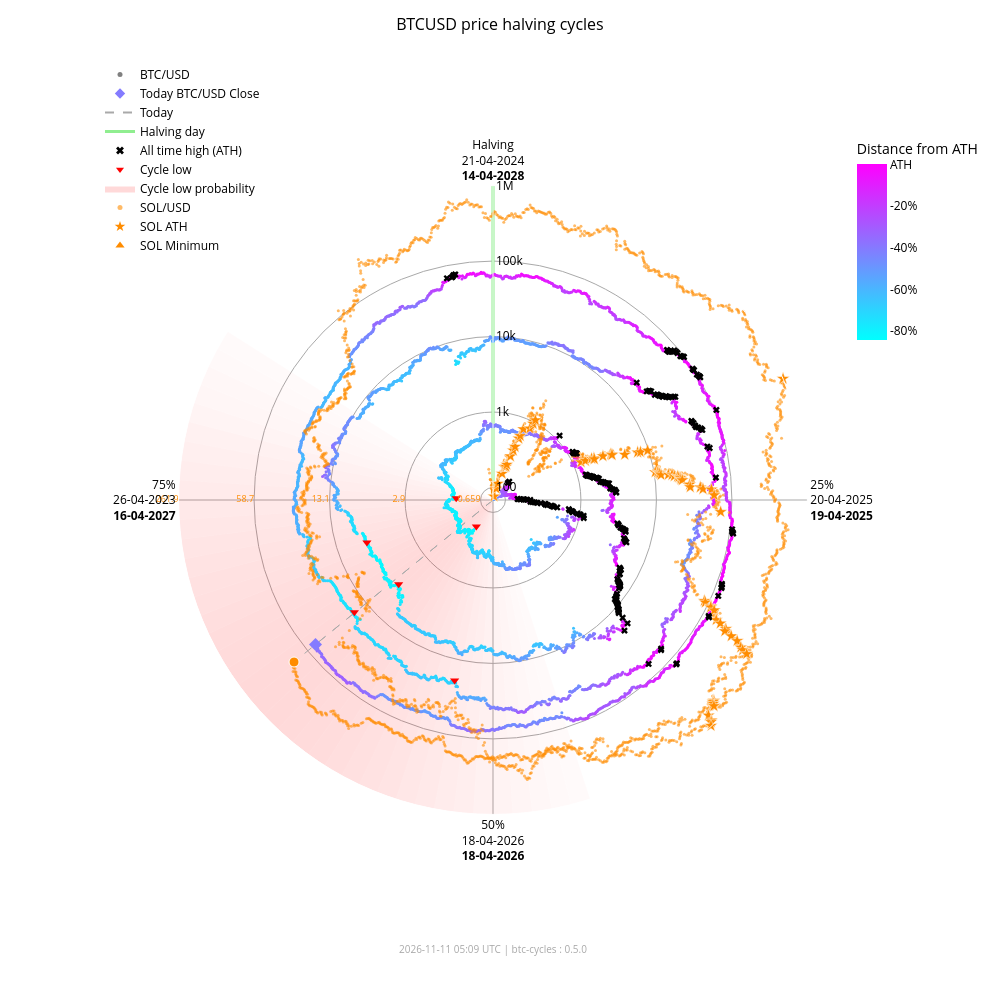

Write notebook code for a chart like this one.
### Markdown cell above
### Interactive chart with overlay

### Code cell
fig_overlay_interactive = btc.plot(
    kind="interactive",
    from_date="2012-11-28",
    overlay=sol,
)
fig_overlay_interactive.show(config={"scrollZoom": True, "displayModeBar": True})

### Figure 1 — Plotly figure (JSON) as saved in the notebook; plotly's stock layout.template omitted (floating-point values rounded to 4 significant figures; data arrays with more than 128 entries replaced by an {"elided": "..."} marker saying what was removed)
{"data": [{"fill": "toself", "fillcolor": "rgba(255,0,0,0.018306980149439524)", "hoverinfo": "skip", "line": {"width": 0}, "mode": "lines", "r": [68.43, 1000000, 1000000, 68.43, 68.43], "showlegend": false, "theta": [162.0, 162.0, 165.6, 165.6, 162.0], "type": "scatterpolar"}, {"fill": "toself", "fillcolor": "rgba(255,0,0,0.02405911634527998)", "hoverinfo": "skip", "line": {"width": 0}, "mode": "lines", "r": [68.43, 1000000, 1000000, 68.43, 68.43], "showlegend": false, "theta": [165.6, 165.6, 169.2, 169.2, 165.6], "type": "scatterpolar"}, {"fill": "toself", "fillcolor": "rgba(255,0,0,0.030803449372254352)", "hoverinfo": "skip", "line": {"width": 0}, "mode": "lines", "r": [68.43, 1000000, 1000000, 68.43, 68.43], "showlegend": false, "theta": [169.2, 169.2, 172.8, 172.8, 169.2], "type": "scatterpolar"}, {"fill": "toself", "fillcolor": "rgba(255,0,0,0.03847233586005252)", "hoverinfo": "skip", "line": {"width": 0}, "mode": "lines", "r": [68.43, 1000000, 1000000, 68.43, 68.43], "showlegend": false, "theta": [172.8, 172.8, 176.4, 176.4, 172.8], "type": "scatterpolar"}, {"fill": "toself", "fillcolor": "rgba(255,0,0,0.04694405159551339)", "hoverinfo": "skip", "line": {"width": 0}, "mode": "lines", "r": [68.43, 1000000, 1000000, 68.43, 68.43], "showlegend": false, "theta": [176.4, 176.4, 180.0, 180.0, 176.4], "type": "scatterpolar"}, {"fill": "toself", "fillcolor": "rgba(255,0,0,0.05605603979818329)", "hoverinfo": "skip", "line": {"width": 0}, "mode": "lines", "r": [68.43, 1000000, 1000000, 68.43, 68.43], "showlegend": false, "theta": [180.0, 180.0, 183.6, 183.6, 180.0], "type": "scatterpolar"}, {"fill": "toself", "fillcolor": "rgba(255,0,0,0.06562330627802694)", "hoverinfo": "skip", "line": {"width": 0}, "mode": "lines", "r": [68.43, 1000000, 1000000, 68.43, 68.43], "showlegend": false, "theta": [183.6, 183.6, 187.2, 187.2, 183.6], "type": "scatterpolar"}, {"fill": "toself", "fillcolor": "rgba(255,0,0,0.07545707932574237)", "hoverinfo": "skip", "line": {"width": 0}, "mode": "lines", "r": [68.43, 1000000, 1000000, 68.43, 68.43], "showlegend": false, "theta": [187.2, 187.2, 190.8, 190.8, 187.2], "type": "scatterpolar"}, {"fill": "toself", "fillcolor": "rgba(255,0,0,0.08537841060169407)", "hoverinfo": "skip", "line": {"width": 0}, "mode": "lines", "r": [68.43, 1000000, 1000000, 68.43, 68.43], "showlegend": false, "theta": [190.8, 190.8, 194.4, 194.4, 190.8], "type": "scatterpolar"}, {"fill": "toself", "fillcolor": "rgba(255,0,0,0.09522272137134848)", "hoverinfo": "skip", "line": {"width": 0}, "mode": "lines", "r": [68.43, 1000000, 1000000, 68.43, 68.43], "showlegend": false, "theta": [194.4, 194.4, 198.0, 198.0, 194.4], "type": "scatterpolar"}, {"fill": "toself", "fillcolor": "rgba(255,0,0,0.10483418800389058)", "hoverinfo": "skip", "line": {"width": 0}, "mode": "lines", "r": [68.43, 1000000, 1000000, 68.43, 68.43], "showlegend": false, "theta": [198.0, 198.0, 201.6, 201.6, 198.0], "type": "scatterpolar"}, {"fill": "toself", "fillcolor": "rgba(255,0,0,0.11405248627197925)", "hoverinfo": "skip", "line": {"width": 0}, "mode": "lines", "r": [68.43, 1000000, 1000000, 68.43, 68.43], "showlegend": false, "theta": [201.6, 201.6, 205.2, 205.2, 201.6], "type": "scatterpolar"}, {"fill": "toself", "fillcolor": "rgba(255,0,0,0.12269756305009562)", "hoverinfo": "skip", "line": {"width": 0}, "mode": "lines", "r": [68.43, 1000000, 1000000, 68.43, 68.43], "showlegend": false, "theta": [205.2, 205.2, 208.8, 208.8, 205.2], "type": "scatterpolar"}, {"fill": "toself", "fillcolor": "rgba(255,0,0,0.13055959037792858)", "hoverinfo": "skip", "line": {"width": 0}, "mode": "lines", "r": [68.43, 1000000, 1000000, 68.43, 68.43], "showlegend": false, "theta": [208.8, 208.8, 212.4, 212.4, 208.8], "type": "scatterpolar"}, {"fill": "toself", "fillcolor": "rgba(255,0,0,0.13740037014073872)", "hoverinfo": "skip", "line": {"width": 0}, "mode": "lines", "r": [68.43, 1000000, 1000000, 68.43, 68.43], "showlegend": false, "theta": [212.4, 212.4, 216.0, 216.0, 212.4], "type": "scatterpolar"}, {"fill": "toself", "fillcolor": "rgba(255,0,0,0.14296927208088228)", "hoverinfo": "skip", "line": {"width": 0}, "mode": "lines", "r": [68.43, 1000000, 1000000, 68.43, 68.43], "showlegend": false, "theta": [216.0, 216.0, 219.6, 219.6, 216.0], "type": "scatterpolar"}, {"fill": "toself", "fillcolor": "rgba(255,0,0,0.14703219887325494)", "hoverinfo": "skip", "line": {"width": 0}, "mode": "lines", "r": [68.43, 1000000, 1000000, 68.43, 68.43], "showlegend": false, "theta": [219.6, 219.6, 223.2, 223.2, 219.6], "type": "scatterpolar"}, {"fill": "toself", "fillcolor": "rgba(255,0,0,0.14940752827264187)", "hoverinfo": "skip", "line": {"width": 0}, "mode": "lines", "r": [68.43, 1000000, 1000000, 68.43, 68.43], "showlegend": false, "theta": [223.2, 223.2, 226.8, 226.8, 223.2], "type": "scatterpolar"}, {"fill": "toself", "fillcolor": "rgba(255,0,0,0.15)", "hoverinfo": "skip", "line": {"width": 0}, "mode": "lines", "r": [68.43, 1000000, 1000000, 68.43, 68.43], "showlegend": false, "theta": [226.8, 226.8, 230.4, 230.4, 226.8], "type": "scatterpolar"}, {"fill": "toself", "fillcolor": "rgba(255,0,0,0.14882314851976614)", "hoverinfo": "skip", "line": {"width": 0}, "mode": "lines", "r": [68.43, 1000000, 1000000, 68.43, 68.43], "showlegend": false, "theta": [230.4, 230.4, 234.0, 234.0, 230.4], "type": "scatterpolar"}, {"fill": "toself", "fillcolor": "rgba(255,0,0,0.14600334989350275)", "hoverinfo": "skip", "line": {"width": 0}, "mode": "lines", "r": [68.43, 1000000, 1000000, 68.43, 68.43], "showlegend": false, "theta": [234.0, 234.0, 237.6, 237.6, 234.0], "type": "scatterpolar"}, {"fill": "toself", "fillcolor": "rgba(255,0,0,0.14176315293000513)", "hoverinfo": "skip", "line": {"width": 0}, "mode": "lines", "r": [68.43, 1000000, 1000000, 68.43, 68.43], "showlegend": false, "theta": [237.6, 237.6, 241.2, 241.2, 237.6], "type": "scatterpolar"}, {"fill": "toself", "fillcolor": "rgba(255,0,0,0.1363869302869166)", "hoverinfo": "skip", "line": {"width": 0}, "mode": "lines", "r": [68.43, 1000000, 1000000, 68.43, 68.43], "showlegend": false, "theta": [241.2, 241.2, 244.8, 244.8, 241.2], "type": "scatterpolar"}, {"fill": "toself", "fillcolor": "rgba(255,0,0,0.13017643696734477)", "hoverinfo": "skip", "line": {"width": 0}, "mode": "lines", "r": [68.43, 1000000, 1000000, 68.43, 68.43], "showlegend": false, "theta": [244.8, 244.8, 248.4, 248.4, 244.8], "type": "scatterpolar"}, {"fill": "toself", "fillcolor": "rgba(255,0,0,0.1234063302665758)", "hoverinfo": "skip", "line": {"width": 0}, "mode": "lines", "r": [68.43, 1000000, 1000000, 68.43, 68.43], "showlegend": false, "theta": [248.4, 248.4, 252.0, 252.0, 248.4], "type": "scatterpolar"}, {"fill": "toself", "fillcolor": "rgba(255,0,0,0.11628949020714345)", "hoverinfo": "skip", "line": {"width": 0}, "mode": "lines", "r": [68.43, 1000000, 1000000, 68.43, 68.43], "showlegend": false, "theta": [252.0, 252.0, 255.6, 255.6, 252.0], "type": "scatterpolar"}, {"fill": "toself", "fillcolor": "rgba(255,0,0,0.108959277972535)", "hoverinfo": "skip", "line": {"width": 0}, "mode": "lines", "r": [68.43, 1000000, 1000000, 68.43, 68.43], "showlegend": false, "theta": [255.6, 255.6, 259.2, 259.2, 255.6], "type": "scatterpolar"}, {"fill": "toself", "fillcolor": "rgba(255,0,0,0.1014715299920515)", "hoverinfo": "skip", "line": {"width": 0}, "mode": "lines", "r": [68.43, 1000000, 1000000, 68.43, 68.43], "showlegend": false, "theta": [259.2, 259.2, 262.8, 262.8, 259.2], "type": "scatterpolar"}, {"fill": "toself", "fillcolor": "rgba(255,0,0,0.09382430417652897)", "hoverinfo": "skip", "line": {"width": 0}, "mode": "lines", "r": [68.43, 1000000, 1000000, 68.43, 68.43], "showlegend": false, "theta": [262.8, 262.8, 266.4, 266.4, 262.8], "type": "scatterpolar"}, {"fill": "toself", "fillcolor": "rgba(255,0,0,0.08598937207621672)", "hoverinfo": "skip", "line": {"width": 0}, "mode": "lines", "r": [68.43, 1000000, 1000000, 68.43, 68.43], "showlegend": false, "theta": [266.4, 266.4, 270.0, 270.0, 266.4], "type": "scatterpolar"}, {"fill": "toself", "fillcolor": "rgba(255,0,0,0.07794710108398434)", "hoverinfo": "skip", "line": {"width": 0}, "mode": "lines", "r": [68.43, 1000000, 1000000, 68.43, 68.43], "showlegend": false, "theta": [270.0, 270.0, 273.6, 273.6, 270.0], "type": "scatterpolar"}, {"fill": "toself", "fillcolor": "rgba(255,0,0,0.06971614429145927)", "hoverinfo": "skip", "line": {"width": 0}, "mode": "lines", "r": [68.43, 1000000, 1000000, 68.43, 68.43], "showlegend": false, "theta": [273.6, 273.6, 277.2, 277.2, 273.6], "type": "scatterpolar"}, {"fill": "toself", "fillcolor": "rgba(255,0,0,0.061371174705723626)", "hoverinfo": "skip", "line": {"width": 0}, "mode": "lines", "r": [68.43, 1000000, 1000000, 68.43, 68.43], "showlegend": false, "theta": [277.2, 277.2, 280.8, 280.8, 277.2], "type": "scatterpolar"}, {"fill": "toself", "fillcolor": "rgba(255,0,0,0.05304520605236535)", "hoverinfo": "skip", "line": {"width": 0}, "mode": "lines", "r": [68.43, 1000000, 1000000, 68.43, 68.43], "showlegend": false, "theta": [280.8, 280.8, 284.4, 284.4, 280.8], "type": "scatterpolar"}, {"fill": "toself", "fillcolor": "rgba(255,0,0,0.044916938988340704)", "hoverinfo": "skip", "line": {"width": 0}, "mode": "lines", "r": [68.43, 1000000, 1000000, 68.43, 68.43], "showlegend": false, "theta": [284.4, 284.4, 288.0, 288.0, 284.4], "type": "scatterpolar"}, {"fill": "toself", "fillcolor": "rgba(255,0,0,0.0371870550186571)", "hoverinfo": "skip", "line": {"width": 0}, "mode": "lines", "r": [68.43, 1000000, 1000000, 68.43, 68.43], "showlegend": false, "theta": [288.0, 288.0, 291.6, 291.6, 288.0], "type": "scatterpolar"}, {"fill": "toself", "fillcolor": "rgba(255,0,0,0.030049603184432498)", "hoverinfo": "skip", "line": {"width": 0}, "mode": "lines", "r": [68.43, 1000000, 1000000, 68.43, 68.43], "showlegend": false, "theta": [291.6, 291.6, 295.2, 295.2, 291.6], "type": "scatterpolar"}, {"fill": "toself", "fillcolor": "rgba(255,0,0,0.023665126797805223)", "hoverinfo": "skip", "line": {"width": 0}, "mode": "lines", "r": [68.43, 1000000, 1000000, 68.43, 68.43], "showlegend": false, "theta": [295.2, 295.2, 298.8, 298.8, 295.2], "type": "scatterpolar"}, {"fill": "toself", "fillcolor": "rgba(255,0,0,0.018141004067302662)", "hoverinfo": "skip", "line": {"width": 0}, "mode": "lines", "r": [68.43, 1000000, 1000000, 68.43, 68.43], "showlegend": false, "theta": [298.8, 298.8, 302.4, 302.4, 298.8], "type": "scatterpolar"}, {"hoverinfo": "skip", "line": {"color": "darkgrey", "dash": "dash", "width": 1}, "mode": "lines", "r": [68.43, 73720.0], "showlegend": false, "theta": [230.8, 230.8], "type": "scatterpolar"}, {"hoverinfo": "skip", "line": {"color": "darkgrey", "dash": "dash", "width": 1}, "mode": "lines", "r": [68.43, 171400.0], "showlegend": false, "theta": [230.8, 230.8], "type": "scatterpolar"}, {"hoverinfo": "skip", "line": {"color": "lightgreen", "width": 3}, "mode": "lines", "r": [68.43, 1000000], "showlegend": false, "theta": [0, 0], "type": "scatterpolar"}, {"hoverinfo": "text", "marker": {"color": {"elided": "4946 str values"}, "size": 3}, "mode": "markers", "r": {"elided": "4946 float values"}, "showlegend": false, "text": {"elided": "4946 str values"}, "theta": {"elided": "4946 float values"}, "type": "scatterpolar"}, {"hoverinfo": "text", "marker": {"color": "#FF8C00", "opacity": 0.6, "size": 3}, "mode": "markers", "r": {"elided": "2406 float values"}, "showlegend": false, "text": {"elided": "2406 str values"}, "theta": {"elided": "2406 float values"}, "type": "scatterpolar"}, {"hoverinfo": "text", "marker": {"color": "#847bff", "size": 10, "symbol": "diamond"}, "mode": "markers", "r": [73720.0], "showlegend": false, "text": ["Today<br>Date: 2026-11-10<br>Price: $73,720.12"], "theta": [230.8], "type": "scatterpolar"}, {"hoverinfo": "text", "marker": {"color": "#FF8C00", "line": {"color": "white", "width": 1}, "size": 10, "symbol": "circle"}, "mode": "markers", "r": [171400.0], "showlegend": false, "text": ["Today SOL<br>Date: 2026-11-10<br>Price: $83.26"], "theta": [230.8], "type": "scatterpolar"}, {"hoverinfo": "text", "marker": {"color": "#FF8C00", "line": {"color": "white", "width": 0.5}, "size": 10, "symbol": "star"}, "mode": "markers", "r": [68.43, 76.69, 98.28, 115.1, 160.2, 199.2, 200.3, 203.8, 217.3, 287.8, 349.8, 397.3, 523.3, 573.2, 718.1, 798.5, 948.0, 1078.0, 1271.0, 1461.0, 1785.0, 1908.0, 1917.0, 2530.0, 3215.0, 3302.0, 3322.0, 4795.0, 7121.0, 7760.0, 9679.0, 10370.0, 11210.0, 11600.0, 11830.0, 12190.0, 15220.0, 16990.0, 18090.0, 20010.0, 20730.0, 21720.0, 21920.0, 22700.0, 28100.0, 28410.0, 38550.0, 41750.0, 54000.0, 58230.0, 71670.0, 86520.0, 90770.0, 111800.0, 112400.0, 128500.0, 155700.0, 182600.0, 229400.0, 231200.0, 295100.0, 371400.0, 451600.0, 493500.0, 583700.0, 612100.0, 618900.0, 644000.0, 686600.0, 744100.0, 879500.0, 907500.0, 980900.0, 1000000.0], "showlegend": false, "text": ["SOL ATH<br>Date: 2020-04-10<br>Price: $0.95", "SOL ATH<br>Date: 2020-07-12<br>Price: $1.02", "SOL ATH<br>Date: 2020-07-13<br>Price: $1.18", "SOL ATH<br>Date: 2020-07-15<br>Price: $1.29", "SOL ATH<br>Date: 2020-07-26<br>Price: $1.57", "SOL ATH<br>Date: 2020-07-27<br>Price: $1.78", "SOL ATH<br>Date: 2020-07-28<br>Price: $1.78", "SOL ATH<br>Date: 2020-08-03<br>Price: $1.80", "SOL ATH<br>Date: 2020-08-04<br>Price: $1.87", "SOL ATH<br>Date: 2020-08-06<br>Price: $2.21", "SOL ATH<br>Date: 2020-08-08<br>Price: $2.47", "SOL ATH<br>Date: 2020-08-09<br>Price: $2.67", "SOL ATH<br>Date: 2020-08-10<br>Price: $3.13", "SOL ATH<br>Date: 2020-08-11<br>Price: $3.30", "SOL ATH<br>Date: 2020-08-12<br>Price: $3.77", "SOL ATH<br>Date: 2020-08-28<br>Price: $4.01", "SOL ATH<br>Date: 2020-08-30<br>Price: $4.44", "SOL ATH<br>Date: 2020-08-31<br>Price: $4.78", "SOL ATH<br>Date: 2021-02-02<br>Price: $5.27", "SOL ATH<br>Date: 2021-02-03<br>Price: $5.72", "SOL ATH<br>Date: 2021-02-04<br>Price: $6.43", "SOL ATH<br>Date: 2021-02-05<br>Price: $6.68", "SOL ATH<br>Date: 2021-02-07<br>Price: $6.70", "SOL ATH<br>Date: 2021-02-08<br>Price: $7.88", "SOL ATH<br>Date: 2021-02-10<br>Price: $9.07", "SOL ATH<br>Date: 2021-02-11<br>Price: $9.22", "SOL ATH<br>Date: 2021-02-12<br>Price: $9.25", "SOL ATH<br>Date: 2021-02-19<br>Price: $11.47", "SOL ATH<br>Date: 2021-02-22<br>Price: $14.45", "SOL ATH<br>Date: 2021-02-23<br>Price: $15.20", "SOL ATH<br>Date: 2021-02-24<br>Price: $17.30", "SOL ATH<br>Date: 2021-03-28<br>Price: $18.02", "SOL ATH<br>Date: 2021-03-29<br>Price: $18.85", "SOL ATH<br>Date: 2021-03-30<br>Price: $19.23", "SOL ATH<br>Date: 2021-03-31<br>Price: $19.47", "SOL ATH<br>Date: 2021-04-02<br>Price: $19.81", "SOL ATH<br>Date: 2021-04-03<br>Price: $22.55", "SOL ATH<br>Date: 2021-04-04<br>Price: $24.06", "SOL ATH<br>Date: 2021-04-06<br>Price: $24.96", "SOL ATH<br>Date: 2021-04-07<br>Price: $26.48", "SOL ATH<br>Date: 2021-04-08<br>Price: $27.03", "SOL ATH<br>Date: 2021-04-09<br>Price: $27.78", "SOL ATH<br>Date: 2021-04-11<br>Price: $27.93", "SOL ATH<br>Date: 2021-04-12<br>Price: $28.51", "SOL ATH<br>Date: 2021-04-18<br>Price: $32.30", "SOL ATH<br>Date: 2021-04-21<br>Price: $32.51", "SOL ATH<br>Date: 2021-04-22<br>Price: $38.88", "SOL ATH<br>Date: 2021-04-24<br>Price: $40.74", "SOL ATH<br>Date: 2021-04-25<br>Price: $47.37", "SOL ATH<br>Date: 2021-05-01<br>Price: $49.51", "SOL ATH<br>Date: 2021-05-18<br>Price: $55.91", "SOL ATH<br>Date: 2021-08-16<br>Price: $62.43", "SOL ATH<br>Date: 2021-08-17<br>Price: $64.21", "SOL ATH<br>Date: 2021-08-18<br>Price: $72.54", "SOL ATH<br>Date: 2021-08-19<br>Price: $72.76", "SOL ATH<br>Date: 2021-08-20<br>Price: $78.72", "SOL ATH<br>Date: 2021-08-27<br>Price: $88.09", "SOL ATH<br>Date: 2021-08-28<br>Price: $96.70", "SOL ATH<br>Date: 2021-08-30<br>Price: $110.54", "SOL ATH<br>Date: 2021-09-01<br>Price: $111.03", "SOL ATH<br>Date: 2021-09-02<br>Price: $128.10", "SOL ATH<br>Date: 2021-09-03<br>Price: $146.58", "SOL ATH<br>Date: 2021-09-06<br>Price: $164.38", "SOL ATH<br>Date: 2021-09-07<br>Price: $173.15", "SOL ATH<br>Date: 2021-09-08<br>Price: $191.04", "SOL ATH<br>Date: 2021-10-22<br>Price: $196.43", "SOL ATH<br>Date: 2021-10-23<br>Price: $197.70", "SOL ATH<br>Date: 2021-10-24<br>Price: $202.36", "SOL ATH<br>Date: 2021-10-25<br>Price: $210.10", "SOL ATH<br>Date: 2021-11-02<br>Price: $220.24", "SOL ATH<br>Date: 2021-11-03<br>Price: $242.90", "SOL ATH<br>Date: 2021-11-04<br>Price: $247.39", "SOL ATH<br>Date: 2021-11-06<br>Price: $258.93", "SOL ATH<br>Date: 2025-01-18<br>Price: $261.87"], "theta": [352.0, 15.5, 15.75, 16.25, 19.0, 19.25, 19.5, 21.0, 21.25, 21.75, 22.25, 22.5, 22.75, 23.0, 23.25, 27.25, 27.75, 28.0, 66.75, 67.0, 67.25, 67.5, 68.0, 68.25, 68.75, 69.0, 69.25, 71.0, 71.75, 72.0, 72.25, 80.25, 80.5, 80.75, 81.0, 81.5, 81.75, 82.0, 82.5, 82.75, 83.0, 83.25, 83.75, 84.0, 85.5, 86.25, 86.5, 87.0, 87.25, 88.75, 93.0, 115.5, 115.8, 116.0, 116.2, 116.5, 118.2, 118.5, 119.0, 119.5, 119.8, 120.0, 120.7, 121.0, 121.3, 132.2, 132.5, 132.8, 133.0, 135.0, 135.2, 135.5, 136.0, 67.3], "type": "scatterpolar"}, {"hoverinfo": "text", "marker": {"color": "#FF8C00", "line": {"color": "white", "width": 0.5}, "size": 10, "symbol": "triangle-up"}, "mode": "markers", "r": [68.43], "showlegend": false, "text": ["SOL Minimum<br>Date: 2020-05-11<br>Price: $0.52"], "theta": [0.0], "type": "scatterpolar"}, {"hoverinfo": "text", "marker": {"color": "black", "size": 6, "symbol": "x"}, "mode": "markers", "r": {"elided": "182 float values"}, "showlegend": false, "text": {"elided": "182 str values"}, "theta": {"elided": "182 float values"}, "type": "scatterpolar"}, {"hoverinfo": "text", "marker": {"color": "red", "size": 8, "symbol": "triangle-down"}, "mode": "markers", "r": [178.1, 210.5, 3237.0, 3961.0, 19020.0, 15790.0], "showlegend": false, "text": ["Cycle Low<br>Date: 2015-01-14<br>Price: $178.10<br>ATH distance: -84.5%", "Cycle Low<br>Date: 2015-08-24<br>Price: $210.49<br>ATH distance: -81.7%", "Cycle Low<br>Date: 2018-12-15<br>Price: $3,236.76<br>ATH distance: -83.4%", "Cycle Low<br>Date: 2019-03-15<br>Price: $3,960.91<br>ATH distance: -79.7%", "Cycle Low<br>Date: 2022-06-18<br>Price: $19,017.64<br>ATH distance: -71.9%", "Cycle Low<br>Date: 2022-11-21<br>Price: $15,787.28<br>ATH distance: -76.6%"], "theta": [212.1, 272.7, 228.3, 251.4, 192.0, 231.0], "type": "scatterpolar"}, {"marker": {"color": "grey", "size": 5}, "mode": "markers", "name": "BTC/USD", "r": [null], "theta": [null], "type": "scatterpolar"}, {"marker": {"color": "#847bff", "size": 8, "symbol": "diamond"}, "mode": "markers", "name": "Today BTC/USD Close", "r": [null], "theta": [null], "type": "scatterpolar"}, {"line": {"color": "darkgrey", "dash": "dash"}, "mode": "lines", "name": "Today", "r": [null], "theta": [null], "type": "scatterpolar"}, {"line": {"color": "lightgreen", "width": 3}, "mode": "lines", "name": "Halving day", "r": [null], "theta": [null], "type": "scatterpolar"}, {"marker": {"color": "black", "size": 7, "symbol": "x"}, "mode": "markers", "name": "All time high (ATH)", "r": [null], "theta": [null], "type": "scatterpolar"}, {"marker": {"color": "red", "size": 7, "symbol": "triangle-down"}, "mode": "markers", "name": "Cycle low", "r": [null], "theta": [null], "type": "scatterpolar"}, {"fill": "toself", "fillcolor": "rgba(255,0,0,0.15)", "line": {"width": 0}, "mode": "lines", "name": "Cycle low probability", "r": [null], "theta": [null], "type": "scatterpolar"}, {"marker": {"color": "#FF8C00", "opacity": 0.6, "size": 5}, "mode": "markers", "name": "SOL/USD", "r": [null], "theta": [null], "type": "scatterpolar"}, {"marker": {"color": "#FF8C00", "size": 8, "symbol": "star"}, "mode": "markers", "name": "SOL ATH", "r": [null], "theta": [null], "type": "scatterpolar"}, {"marker": {"color": "#FF8C00", "size": 8, "symbol": "triangle-up"}, "mode": "markers", "name": "SOL Minimum", "r": [null], "theta": [null], "type": "scatterpolar"}, {"hoverinfo": "skip", "marker": {"cmax": 0, "cmin": -0.8453, "color": [0], "colorbar": {"len": 0.25, "ticktext": ["ATH", "-20%", "-40%", "-60%", "-80%", "-100%"], "tickvals": [0, -0.2, -0.4, -0.6, -0.8, -1.0], "title": {"text": "Distance from ATH"}, "x": 0.95, "y": 0.92, "yanchor": "top"}, "colorscale": {"elided": "256x2 mixed values"}, "showscale": true, "size": 0}, "mode": "markers", "r": [null], "showlegend": false, "theta": [null], "type": "scatterpolar"}, {"hoverinfo": "skip", "mode": "text", "r": [100, 1000, 10000, 100000, 1000000], "showlegend": false, "text": ["0.659", "2.9", "13.1", "58.7", "261.9"], "textfont": {"color": "#FF8C00", "size": 9}, "textposition": "middle left", "theta": [270, 270, 270, 270, 270], "type": "scatterpolar"}], "layout": {"annotations": [{"font": {"color": "darkgrey", "size": 10}, "showarrow": false, "text": "2026-11-11 05:09 UTC | btc-cycles : 0.5.0", "x": 0.5, "xref": "paper", "y": -0.02, "yref": "paper"}], "font": {"color": "black"}, "height": 1000, "legend": {"bgcolor": "rgba(0,0,0,0)", "font": {"color": "black"}, "x": 0.0, "y": 1.0}, "margin": {"b": 60, "l": 100, "r": 80, "t": 60}, "paper_bgcolor": "white", "plot_bgcolor": "white", "polar": {"angularaxis": {"color": "black", "direction": "clockwise", "gridcolor": "darkgrey", "rotation": 90, "ticktext": ["Halving<br>21-04-2024<br><b>14-04-2028</b>", "25%<br>20-04-2025<br><b>19-04-2025</b>", "50%<br>18-04-2026<br><b>18-04-2026</b>", "75%<br>26-04-2023<br><b>16-04-2027</b>"], "tickvals": [0, 90, 180, 270]}, "bgcolor": "white", "domain": {"x": [0.1, 0.9], "y": [0.05, 0.95]}, "radialaxis": {"angle": 90, "color": "black", "gridcolor": "darkgrey", "range": [1.835, 6.0], "tickangle": 90, "ticktext": ["100", "1k", "10k", "100k", "1M"], "tickvals": [100, 1000, 10000, 100000, 1000000], "type": "log"}}, "title": {"font": {"color": "black", "size": 16}, "text": "BTCUSD price halving cycles", "x": 0.5}, "width": 1000}}
